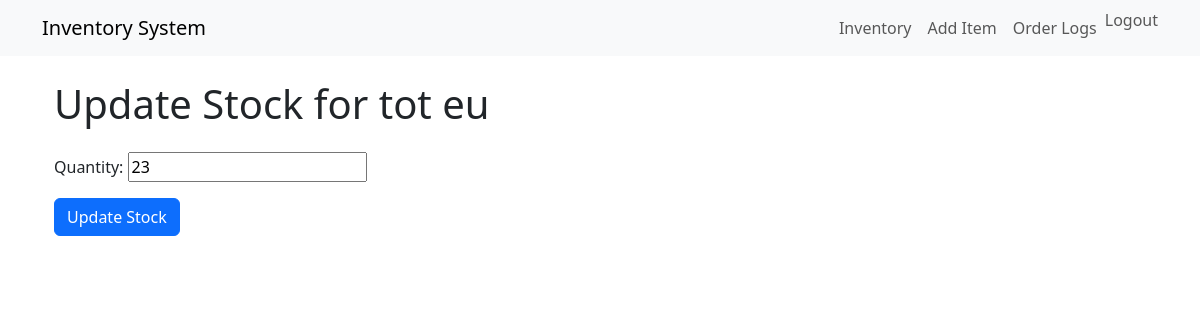
The app's page /inventory/update-stock/2/ (signed in), older data.
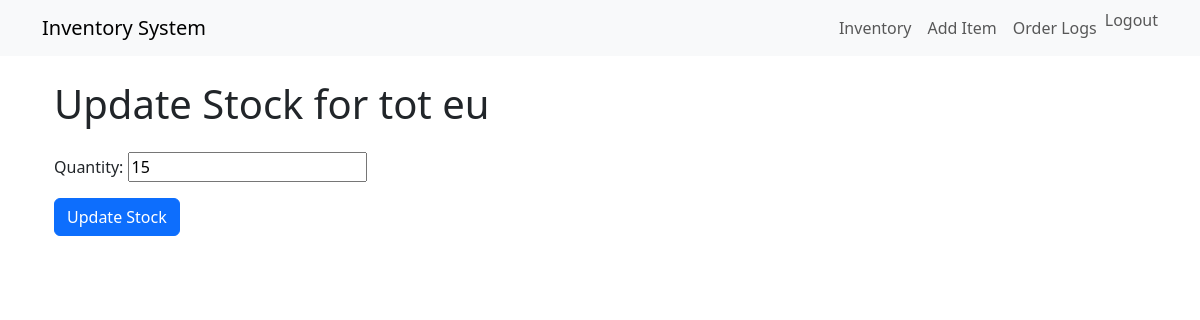
The same page, newer data.
### inventory/models.py (models this page shows, shortened)
class Item(models.Model):
    name = models.CharField(max_length=255)
    quantity = models.IntegerField()
    description = models.TextField()

### inventory/views.py (the view)
# urls.py: path('update-stock/<int:pk>/', views.update_stock, name='update_stock'),
@login_required
@user_passes_test(is_admin)  # Restrict to admins only
def update_stock(request, pk):
    item = get_object_or_404(Item, pk=pk)
    if request.method == "POST":
        form = UpdateStockForm(request.POST, instance=item)
        if form.is_valid():
            form.save()
            return redirect('inventory_list')
    else:
        form = UpdateStockForm(instance=item)
    return render(request, 'inventory/update_stock.html', {'form': form, 'item': item})

### inventory/forms.py (shortened to what this page needs)
class UpdateStockForm(forms.ModelForm):
    class Meta:
        model = Item
        fields = ['quantity']

### inventory/views.py (called while the page is built)
def is_admin(user):
    return user.is_staff

### inventory/templates/inventory/update_stock.html (shortened to what this page needs)
{% extends 'base.html' %}
{% block content %}
<div class="container">
    <h1 class="mb-4">Update Stock for {{ item.name }}</h1>
    <form method="post">
        {{ form.as_p }}
        <button type="submit" class="btn btn-primary">Update Stock</button>
    </form>
</div>
{% endblock %}

Row changes from the older to the newer data that the page shows:
changed Item "tot eu": quantity "23" → "15"
